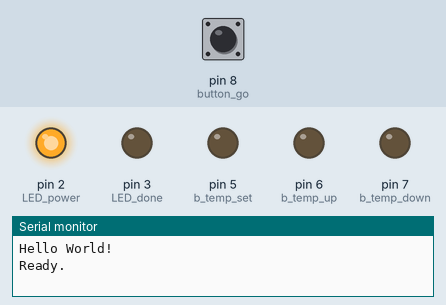
Simulated run of this sketch. Board: Arduino Uno, built with avr-gcc and run on an emulated ATmega328P. Parts: output pins drawn as LEDs (lit = HIGH), the last lines printed to the serial monitor. Inputs (shaded band) come from the test bench; at power-on: pin 8 (button_go) HIGH.

Above: at 1.2 s.
1.3 s: pin 8 (button_go) pulled LOW for 0.15 s
At 1.55 s:
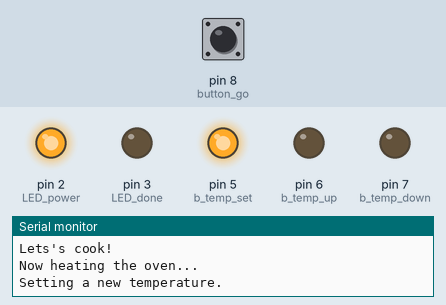
Timing chart, 0 to 4.3 s (numbered marks = the images above; inputs shaded):
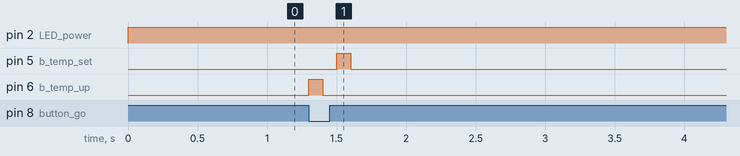

Measured:
- after the input at 1.3 s, pin 5 (b_temp_set): LOW → HIGH after 0.20 s, → LOW 0.10 s later; pin 6 (b_temp_up): LOW → HIGH at once, → LOW 0.10 s later

The sketch:

TS_21_composite_oven_code.ino
```cpp
/*
 * Team Swinburne FSAE 2021
 * Composite Oven Temperature Ramp Controller
 * Verison 1 (06/03/2021)
 * Thomas Bennett - Lead Autonomous Engineer
 */

// User Variables (edit these)
int temp_goal   = 36;      // the cooking temperature (celsius)
int step_up     = 6;       // the amount of degrees (celsius) per minute to ramp up
int step_down   = 6;        // the amount of degrees (celsius) per minute to ramp down
float duration  = 0.167;        // the amount of hours to hold the cooking temperature at

// Global Variables
float ramp_up_delay;
float ramp_down_delay;
float cooking_duration;
int temp_act;
int timer;

// Pinout
#define LED_power     2
#define LED_done      3
#define b_temp_set    5
#define b_temp_up     6
#define b_temp_down   7
#define button_go     8

void set()          // set the temperature
{
  Serial.println("Setting a new temperature.");
    digitalWrite(b_temp_set, HIGH);         // presses the temperature up button
    delay(100);                             // waits for helf a second
    digitalWrite(b_temp_set, LOW);          // releases the temperature up button
    delay(100);                             // waits for half a second
}

void ramp_up()      // ramp up the temperature
{
  Serial.println("Now heating the oven...");
    while(temp_act != temp_goal)
    {
      temp_act++;                           // increment the set temperature
      digitalWrite(b_temp_up, HIGH);        // presses the temperature up button
      delay(100);                           // waits for helf a second
      digitalWrite(b_temp_up, LOW);         // releases the temperature up button
      delay(100);                           // waits for half a second
      set();                                // press the set temperature button
      //Serial.println("Temperature has been changed.");
      delay(ramp_up_delay);                 // wait one minute (plus however long the button pressing takes)
    }
}

void ramp_down()    // bring down the temperature
{
  Serial.println("Now cooling the oven...");

      while(temp_act != 30)
      {
        temp_act--;                             // increment the set temperature
          digitalWrite(b_temp_down, HIGH);        // presses the temperature down button
          delay(100);                           // waits for helf a second
          digitalWrite(b_temp_down, LOW);         // releases the temperature down button
          delay(100);                           // waits for half a second
          set();                                // press the set temperature button
        Serial.println("Temperature has been changed.");
        delay(ramp_down_delay);                         // wait one minute (plus however long the button pressing takes)
      }
  Serial.println("The oven is now cool!");
  digitalWrite(LED_done, HIGH);                 // turn on done LED to let the mechanical monkeys know it is okay to open the magic box.
}


void setup()
{
  // outputs
  pinMode(LED_power, OUTPUT);
  pinMode(LED_done, OUTPUT);
  pinMode(b_temp_set, OUTPUT);
  pinMode(b_temp_up, OUTPUT);
  pinMode(b_temp_down, OUTPUT);
  digitalWrite(LED_power, LOW);         // ensure the power LED is off
  digitalWrite(LED_done, LOW);          // ensure the done LED is off

  // inputs
  pinMode(button_go, INPUT_PULLUP);            // start the cycle when button is pressed

  // numbers
  temp_act = 30;                    // for the arduino to remember the actual temperature, which starts at and returns to 30 degrees
  timer    = 0;                     // arduino stopwatch to know when to change between stages
  ramp_up_delay    = (60*1000)/(step_up - 1);    // calculating period of each temperature change baased on steps per minute
  ramp_down_delay  = (1/(step_down*60*1000));  // calculating period of each temperature change baased on steps per minute
  cooking_duration = duration*60*60*1000;  // converting number of hours to milliseconds

  Serial.begin(9600);
  Serial.println("Hello World!");
}

void loop()         // waiting and changing between functions
{
  digitalWrite(LED_power, HIGH);        // turn on power LED
  Serial.println("Ready.");
  while(true)                           // wait until button is pressed (should be integrated into debounce later)
  {
    if (digitalRead(button_go) == 0)    // press the button to begin cooking process (should add a debounce later)
    {
    Serial.println("Lets's cook!");
    ramp_up();                                            // slowly increase the temperature to the temperature goal
    Serial.println("The oven has finished heating.");
    timer = millis();                                     // set a software stop-watch
    while(millis() - timer < cooking_duration)       // wait until the desired cooking duration has elapsed
    {
      delay(1000);
    }
    Serial.println("Cooking finish, beginning to cool.");
    ramp_down();                                           //  slowly decrease the temperature to 30 degrees
    break;
    }
  }
}
```
